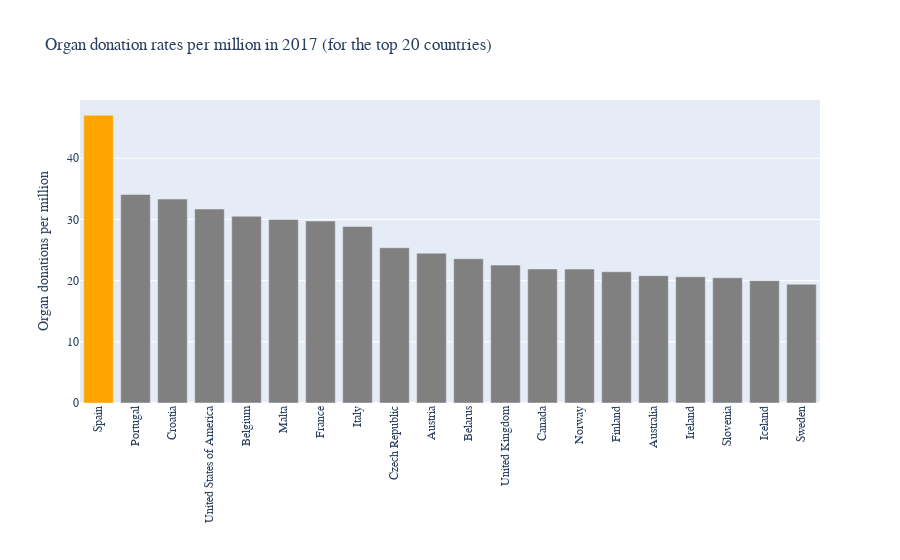

Notebook source saved alongside this figure:
### Markdown cell above
### Creating an explanatory figure


Let's turn this 2017 donor rates per million figure into a nice explanatory figure that we can use to show people Spain's donor rate. 


All we will do is clean up the plot by removing the background, tidying the axis names, and highlighting Spain.

### Code cell
# convert the series to a data frame
countries_top_20_2017_per_mil_df = (countries_top_20_2017_per_mil.to_frame(name = "donors_per_mil")
                                                                 .reset_index())
# add a boolean column for identifying which entry corresponds to Spain (to use for color later)
countries_top_20_2017_per_mil_df["Spain"] = countries_top_20_2017_per_mil_df["country"] == "Spain"
# create bar chart
bar_2017 = px.bar(countries_top_20_2017_per_mil_df, 
                  x="country", 
                  y="donors_per_mil", 
                  color = "Spain",
                  color_discrete_sequence=["orange", "grey"],
                  labels={
                      "donors_per_mil": "Organ donations per million",
                      "country": "",
                      },
                  title="Organ donation rates per million in 2017 (for the top 20 countries)")
# customize bar chart
bar_2017.update_layout(
    font_family="Arial",
    showlegend=False
)
bar_2017.update_xaxes(tickangle=-90)

### Figure 1 — Plotly figure (JSON) as saved in the notebook; plotly's stock layout.template omitted (floating-point values rounded to 4 significant figures)
{"data": [{"alignmentgroup": "True", "hovertemplate": "Spain=True<br>=%{x}<br>Organ donations per million=%{y}<extra></extra>", "legendgroup": "True", "marker": {"color": "orange", "pattern": {"shape": ""}}, "name": "True", "offsetgroup": "True", "orientation": "v", "showlegend": true, "textposition": "auto", "type": "bar", "x": ["Spain"], "xaxis": "x", "y": [47.05], "yaxis": "y"}, {"alignmentgroup": "True", "hovertemplate": "Spain=False<br>=%{x}<br>Organ donations per million=%{y}<extra></extra>", "legendgroup": "False", "marker": {"color": "grey", "pattern": {"shape": ""}}, "name": "False", "offsetgroup": "False", "orientation": "v", "showlegend": true, "textposition": "auto", "type": "bar", "x": ["Portugal", "Croatia", "United States of America", "Belgium", "Malta", "France", "Italy", "Czech Republic", "Austria", "Belarus", "United Kingdom", "Canada", "Norway", "Finland", "Australia", "Ireland", "Slovenia", "Iceland", "Sweden"], "xaxis": "x", "y": [34.08, 33.33, 31.7, 30.53, 30.0, 29.74, 28.86, 25.38, 24.48, 23.58, 22.54, 21.91, 21.89, 21.45, 20.82, 20.62, 20.48, 20.0, 19.39], "yaxis": "y"}], "layout": {"barmode": "relative", "font": {"family": "Arial"}, "legend": {"title": {"text": "Spain"}, "tracegroupgap": 0}, "showlegend": false, "title": {"text": "Organ donation rates per million in 2017 (for the top 20 countries)"}, "xaxis": {"anchor": "y", "domain": [0, 1], "tickangle": -90, "title": {"text": ""}}, "yaxis": {"anchor": "x", "domain": [0, 1], "title": {"text": "Organ donations per million"}}}}
